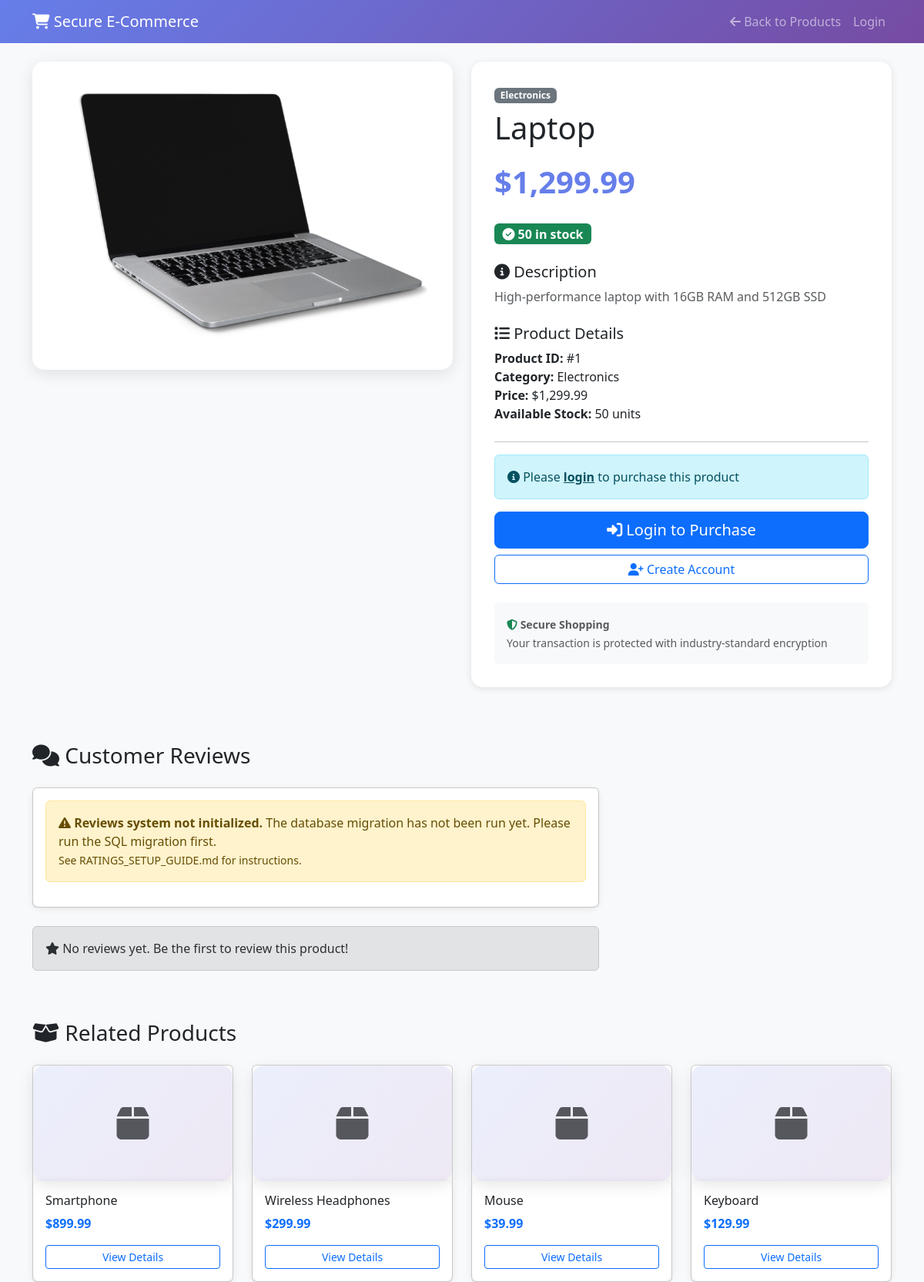
The app's page /products/details.php?id=1 with its own data.
### tables this page shows
CREATE TABLE products (
    product_id INT AUTO_INCREMENT PRIMARY KEY,
    name VARCHAR(255) NOT NULL,
    description TEXT,
    price DECIMAL(10, 2) NOT NULL,
    discount_percentage DECIMAL(5, 2) DEFAULT 0,
    stock_quantity INT DEFAULT 0,
    category VARCHAR(100),
    image_url VARCHAR(500),
    is_active BOOLEAN DEFAULT TRUE,
    created_at TIMESTAMP DEFAULT CURRENT_TIMESTAMP,
    updated_at TIMESTAMP DEFAULT CURRENT_TIMESTAMP ON UPDATE CURRENT_TIMESTAMP,
    INDEX idx_category (category),
    INDEX idx_active (is_active),
    CONSTRAINT chk_price CHECK (price >= 0),
    CONSTRAINT chk_discount CHECK (discount_percentage >= 0 AND discount_percentage < 100),
    CONSTRAINT chk_stock CHECK (stock_quantity >= 0)
);

### config/database.php (called while the page is built, shortened)
<?php
function isLoggedIn() {
    if (!isset($_SESSION['user_id'])) {
        return false;
    }
    return true;
}
?>

### products/details.php (the view, shortened to what this page needs)
<?php
require_once __DIR__ . '/../config/database.php';
$productId = (int)($_GET['id'] ?? 0);
$db = Database::getInstance()->getConnection();
$stmt = $db->prepare("SELECT * FROM products WHERE product_id = :product_id AND is_active = 1");
$stmt->execute([':product_id' => $productId]);
$product = $stmt->fetch();
$originalPrice = (float)($product['price'] ?? 0);
$discount = 0;
if (isset($product['discount_percentage'])) {
    $discount = (float)$product['discount_percentage'];
} elseif (isset($product['discount'])) {
    $discount = (float)$product['discount'];
}
$finalPrice = $originalPrice;
?>
<!DOCTYPE html>
<html lang="en">
<head>
    <link href="https://cdn.jsdelivr.net/npm/bootstrap@5.3.0/dist/css/bootstrap.min.css" rel="stylesheet">
    <link href="https://cdnjs.cloudflare.com/ajax/libs/font-awesome/6.4.0/css/all.min.css" rel="stylesheet">
</head>
<body>
    <nav class="navbar navbar-expand-lg navbar-dark">
        <div class="container">
            <a class="navbar-brand" href="../index.php">
                <i class="fas fa-shopping-cart"></i> Secure E-Commerce
            </a>
            <div class="navbar-nav ms-auto">
                <a class="nav-link" href="index.php">
                    <i class="fas fa-arrow-left"></i> Back to Products
                </a>
                <?php if (isLoggedIn()): ?>
                    <a class="nav-link" href="../dashboard.php">Dashboard</a>
                    <a class="nav-link" href="../cart/index.php">
                        <i class="fas fa-shopping-bag"></i> Cart
                    </a>
                <?php else: ?>
                    <a class="nav-link" href="../auth/login.php">Login</a>
                <?php endif; ?>
            </div>
        </div>
    </nav>
    <div class="container mt-4">
        <div class="row">
            <div class="col-lg-6 mb-4">
                <div class="product-image-large">
                    <?php
                        $imagePath = '../assets/images/products/' . $product['name'] . '.png';
                        if (file_exists($imagePath)):
                    ?>
                        <img src="<?php echo $imagePath; ?>"
                             alt="<?php echo htmlspecialchars($product['name']); ?>"
                             style="width: 100%; height: 100%; object-fit: cover; border-radius: 15px;">
                    <?php else: ?>
                        <i class="fas fa-box fa-10x text-muted"></i>
                    <?php endif; ?>
                </div>
            </div>
            <div class="col-lg-6 mb-4">
                <div class="product-details">
                    <?php if ($product['category']): ?>
                        <span class="badge bg-secondary mb-2">
                            <?php echo htmlspecialchars($product['category']); ?>
                        </span>
                    <?php endif; ?>
                    <h1 class="mb-3"><?php echo htmlspecialchars($product['name']); ?></h1>
                    <div class="price-display mb-4">
                        <?php if ($discount > 0 && $discount < 100): ?>
                            <small class="text-muted text-decoration-line-through">
                                $<?php echo number_format($originalPrice, 2); ?>
                            </small>
                            <div>
                                $<?php echo number_format($finalPrice, 2); ?>
                                <span class="badge bg-danger ms-2" style="font-size: 23px;"><?php echo intval($discount); ?>% OFF</span>
                            </div>
                        <?php else: ?>
                            $<?php echo number_format($originalPrice, 2); ?>
                        <?php endif; ?>
                    </div>
                    <div class="mb-4">
                        <?php if ($product['stock_quantity'] > 0): ?>
                            <span class="badge bg-success fs-6">
                                <i class="fas fa-check-circle"></i>
                                <?php echo $product['stock_quantity']; ?> in stock
                            </span>
                        <?php else: ?>
                            <span class="badge bg-danger fs-6">
                                <i class="fas fa-times-circle"></i> Out of stock
                            </span>
                        <?php endif; ?>
                    </div>
                    <div class="mb-4">
                        <h5><i class="fas fa-info-circle"></i> Description</h5>
                        <p class="text-muted">
                            <?php echo nl2br(htmlspecialchars($product['description'])); ?>
                        </p>
                    </div>
                    <div class="mb-4">
                        <h5><i class="fas fa-list"></i> Product Details</h5>
                        <ul class="list-unstyled">
                            <li><strong>Product ID:</strong> #<?php echo $product['product_id']; ?></li>
                            <li><strong>Category:</strong> <?php echo htmlspecialchars($product['category'] ?? 'General'); ?></li>
                            <li><strong>Price:</strong>
                                <?php if ($discount > 0 && $discount < 100): ?>
                                    <span class="text-muted text-decoration-line-through">$<?php echo number_format($originalPrice, 2); ?></span>
                                    <span class="ms-2">$<?php echo number_format($finalPrice, 2); ?></span>
                                <?php else: ?>
                                    $<?php echo number_format($originalPrice, 2); ?>
                                <?php endif; ?>
                            </li>
                            <li><strong>Available Stock:</strong> <?php echo $product['stock_quantity']; ?> units</li>
                        </ul>
                    </div>
                    <hr>
                    <?php if (isLoggedIn()): ?>
                        <?php if ($product['stock_quantity'] > 0): ?>
                            <form action="../cart/add.php" method="POST">
                                <input type="hidden" name="product_id" value="<?php echo $product['product_id']; ?>">
                                <div class="row align-items-center mb-3">
                                    <div class="col-auto">
                                        <label for="quantity" class="form-label">Quantity:</label>
                                    </div>
                                    <div class="col-auto">
                                        <input
                                            type="number"
                                            class="form-control quantity-selector"
                                            id="quantity"
                                            name="quantity"
                                            value="1"
                                            min="1"
                                            max="<?php echo $product['stock_quantity']; ?>"
                                        >
                                    </div>
                                </div>
                                <div class="d-grid gap-2">
                                    <button type="submit" class="btn btn-primary btn-lg"
                                            style="background: linear-gradient(135deg, #667eea 0%, #764ba2 100%); border: none;">
                                        <i class="fas fa-cart-plus"></i> Add to Cart
                                    </button>
                                    <a href="index.php" class="btn btn-outline-secondary">
                                        <i class="fas fa-arrow-left"></i> Continue Shopping
                                    </a>
                                </div>
                            </form>
                        <?php else: ?>
                            <div class="alert alert-warning">
                                <i class="fas fa-exclamation-triangle"></i>
                                This product is currently out of stock
                            </div>
                        <?php endif; ?>
                    <?php else: ?>
                        <div class="alert alert-info">
                            <i class="fas fa-info-circle"></i>
                            Please <a href="../auth/login.php" class="alert-link">login</a> to purchase this product
                        </div>
                        <div class="d-grid gap-2">
                            <a href="../auth/login.php" class="btn btn-primary btn-lg">
                                <i class="fas fa-sign-in-alt"></i> Login to Purchase
                            </a>
                            <a href="../auth/register.php" class="btn btn-outline-primary">
                                <i class="fas fa-user-plus"></i> Create Account
                            </a>
                        </div>
                    <?php endif; ?>
                    <div class="mt-4 p-3 bg-light rounded">
                        <small class="text-muted">
                            <i class="fas fa-shield-alt text-success"></i>
                            <strong>Secure Shopping</strong><br>
                            Your transaction is protected with industry-standard encryption
                        </small>
                    </div>
                </div>
            </div>
        </div>
        <div class="mt-5">
            <div class="row">
                <div class="col-lg-8">
                    <h3 class="mb-4"><i class="fas fa-comments"></i> Customer Reviews</h3>
                    <?php
                    $tableExists = false;
                    try {
                        $checkTable = $db->query("SHOW TABLES LIKE 'product_reviews'");
                        $tableExists = $checkTable->rowCount() > 0;
                    } catch (Exception $e) {
                        $tableExists = false;
                        $tableError = $e->getMessage();
                    }
                    $reviews = [];
                    ?>
                    <div class="card mb-4">
                        <div class="card-body">
                            <?php if (!$tableExists): ?>
                                <div class="alert alert-warning">
                                    <i class="fas fa-exclamation-triangle"></i>
                                    <strong>Reviews system not initialized.</strong>
                                    The database migration has not been run yet. Please run the SQL migration first.
                                    <br><small>See RATINGS_SETUP_GUIDE.md for instructions.</small>
                                </div>
                            <?php endif; ?>
                        </div>
                    </div>
                    <?php if (!empty($reviews)): ?>
                        <div>
                            <h5 class="mb-3">Reviews from Customers (<?php echo count($reviews); ?>)</h5>
                            <?php foreach ($reviews as $review): ?>
                                <div class="card mb-3">
                                    <div class="card-body">
                                        <div class="d-flex justify-content-between align-items-start">
                                            <div>
                                                <h6 class="card-title reviewer-name">
                                                    <?php echo htmlspecialchars($review['first_name'] . ' ' . $review['last_name']); ?>
                                                </h6>
                                                <div class="text-warning mb-2 review-stars">
                                                    <?php for ($i = 1; $i <= 5; $i++): ?>
                                                        <?php if ($i <= $review['rating']): ?>
                                                            <i class="fas fa-star"></i>
                                                        <?php else: ?>
                                                            <i class="far fa-star"></i>
                                                        <?php endif; ?>
                                                    <?php endfor; ?>
                                                    <span class="ms-2 text-muted"><?php echo $review['rating']; ?>/5</span>
                                                </div>
                                            </div>
                                            <small class="text-muted">
                                                <?php echo date('M d, Y', strtotime($review['created_at'])); ?>
                                            </small>
                                        </div>
                                        <?php if ($review['review_text']): ?>
                                            <p class="card-text text-muted">
                                                <?php echo nl2br(htmlspecialchars($review['review_text'])); ?>
                                            </p>
                                        <?php endif; ?>
                                    </div>
                                </div>
                            <?php endforeach; ?>
                        </div>
                    <?php else: ?>
                        <div class="alert alert-secondary">
                            <i class="fas fa-star"></i> No reviews yet. Be the first to review this product!
                        </div>
                    <?php endif; ?>
                </div>
            </div>
        </div>
        <div class="mt-5">
            <h3 class="mb-4"><i class="fas fa-box-open"></i> Related Products</h3>
            <?php
            $stmt = $db->prepare("
                SELECT * FROM products
                WHERE category = :category
                AND product_id != :product_id
                AND is_active = 1
                LIMIT 4
            ");
            $stmt->execute([
                ':category' => $product['category'],
                ':product_id' => $productId
            ]);
            $relatedProducts = $stmt->fetchAll();
            ?>
            <?php if (!empty($relatedProducts)): ?>
                <div class="row g-4">
                    <?php foreach ($relatedProducts as $related): ?>
                        <div class="col-md-3">
                            <div class="card h-100">
                                <div class="product-image-large" style="height: 150px;">
                                    <i class="fas fa-box fa-3x text-muted"></i>
                                </div>
                                <div class="card-body">
                                    <h6 class="card-title"><?php echo htmlspecialchars($related['name']); ?></h6>
                                    <p class="text-primary fw-bold">$<?php echo number_format($related['price'], 2); ?></p>
                                    <a href="details.php?id=<?php echo $related['product_id']; ?>" class="btn btn-sm btn-outline-primary w-100">
                                        View Details
                                    </a>
                                </div>
                            </div>
                        </div>
                    <?php endforeach; ?>
                </div>
            <?php endif; ?>
        </div>
    </div>
</body>
</html>

### records on screen
products: name (picture), category "Electronics", name "Laptop", price "1,299.99", stock_quantity "50", description "High-performance laptop with 16GB RAM and 512GB SSD", product_id "1"
products: name "Smartphone", price "899.99"
products: name "Wireless Headphones", price "299.99"
products: name "Mouse", price "39.99"
products: name "Keyboard", price "129.99"
